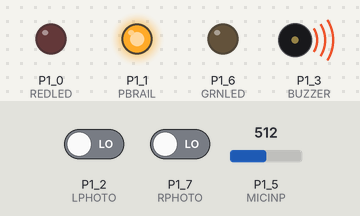
A sketch run on a simulated TI MSP430 LaunchPad. Shown: output pins drawn as LEDs (lit = HIGH), buzzer (waves = sounding). The inputs (shaded band) are chosen by the test bench; at power-on: P1_2 (LPHOTO) LOW, P1_7 (RPHOTO) LOW, P1_5 (MICINP) = 512. Random numbers use the default seed unless the sketch sets one; what the sketch prints to the serial monitor is not drawn.

Above: at 0.9 s.
1.3 s: P1_2 (LPHOTO) driven HIGH
At 4.08 s:
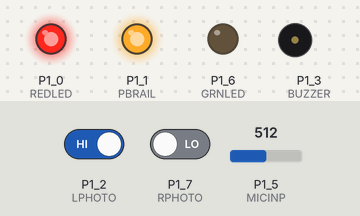
4.3 s: P1_7 (RPHOTO) driven HIGH
At 5.4 s:
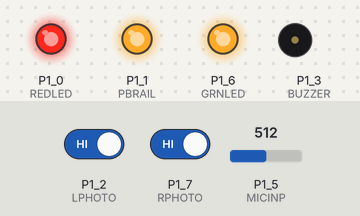
7.3 s: P1_2 (LPHOTO) driven LOW
At 8.03 s:
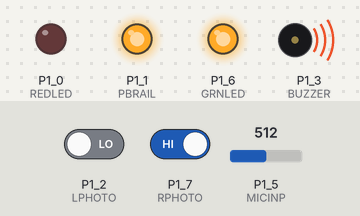
10.3 s: P1_7 (RPHOTO) driven LOW
At 10.59 s:
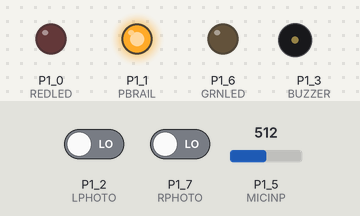
Timing chart, 0 to 14.3 s (numbered marks = the images above; inputs shaded):
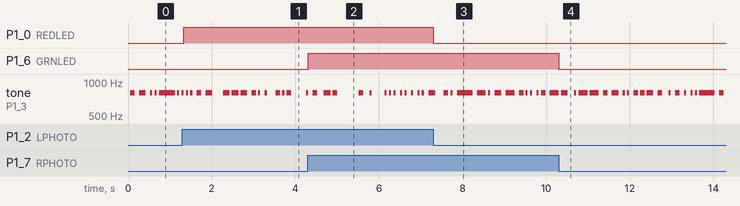

The sketch:

BuzzerwithPowerBlock_SensorREAD_LightLED_sketch.ino
```cpp
//***************************************************************************************
//  EE40LX
//  Sketch 3.2
//
//  Description; Power-block a 3.3V rail at P1.1 and subsequently read inputs from
//     Wheatstone bridges, connected to P1.2 and P1.7
//
//  Tom Zajdel
//  University of California, Berkeley
//  January 26, 2014
//
//  Version 1.1 January 26, 2014 - Fixed a timing bug by using delayMicroseconds()
//  and also corrected errors in pin assignment
//
//***************************************************************************************

int PBRAIL = P1_1;   // set PBRAIL as P1.1 alias
int LPHOTO = P1_2;   // set LPHOTO as P1.2 alias
int RPHOTO = P1_7;   // set RPHOTO as P1.7 alias
int BUZZER = P1_3; // set BUZZER as P1.3 alias
int val;
int PINO = P1_4;

int REDLED = P1_0;   // set REDLED as P1_0 alias
int GRNLED = P1_6;   // set GRNLED as P1_6 alias

int MICINP = A5;   // set MICINP as P1.5 alias

int value = 0;     // variable that stores the value read in

void setup()
{

  // set power block pin and led pins as outputs
  pinMode(PBRAIL, OUTPUT);
  pinMode(REDLED, OUTPUT);
  pinMode(GRNLED, OUTPUT);
  // set BUZZER as output pin
  pinMode(BUZZER, OUTPUT);
  // random analog voltage noise at analog pin 0 will seed
  // the random number generator differently every time it runs
  // otherwise, we will hear the same pseudo-random sequence
  // every time we run the program (which is at times useful)
  randomSeed(analogRead(0));

  // set photocell input pins
  pinMode(LPHOTO, INPUT);
  pinMode(RPHOTO, INPUT);

  // start the serial monitor
  Serial.begin(9600);


  Serial.println("Setup complete!");

}

void loop()
{
  digitalWrite(PBRAIL, HIGH);        // supply 3.3V to the power rail
  delayMicroseconds(1000);           // delay briefly to allow comparator outputs to settle

  if (digitalRead(LPHOTO) == HIGH)  // if LPHOTO is on, turn REDLED on
     digitalWrite(REDLED, HIGH);     // otherwise, turn REDLED off
  else
     digitalWrite(REDLED, LOW);

  if (digitalRead(RPHOTO) == HIGH)   // if RPHOTO is on, turn GRNLED on
     digitalWrite(GRNLED, HIGH);     // otherwise, turn GRNLED off
  else
     digitalWrite(GRNLED, LOW);

  val = random(10,100);      // create a random number from 1 to 100 using the Energia RNG
  if (val > 50)             // if val is greater than 50, output an 800 Hz wave
    tone(BUZZER, 800, 50);  // otherwise, do nothing for the same period
  else
    delay(50);

  value = analogRead(MICINP);  // get the voltage from the microphone
  Serial.println(value);       // write digitized value to serial monitor


  if (value >= 560)            // if digitized value is above 560,
    digitalWrite(PINO, HIGH);// turn on the LED...

 //digitalWrite(PBRAIL, LOW);          // turn the power rail off again
 //sleep(19);                          // wait 19 ms (can do other tasks in this time,
                                      // but we are simply demonstrating that you can cut power
                                      // to the circuits for 95% of the time and not notice!

}
```

Measured:
- after the input at 1.3 s, P1_0 (REDLED): LOW → HIGH at once
- after the input at 4.3 s, P1_6 (GRNLED): LOW → HIGH at once
- after the input at 7.3 s, P1_0 (REDLED): HIGH → LOW at once
- after the input at 10.3 s, P1_6 (GRNLED): HIGH → LOW at once
- by itself, tone on P1_3 (BUZZER): plays 800 Hz for 0.16 s, 800 Hz for 0.05 s, 800 Hz for 0.22 s, 800 Hz for 0.21 s, 800 Hz for 0.11 s, 800 Hz for 0.16 s … (19 notes in this stretch)
